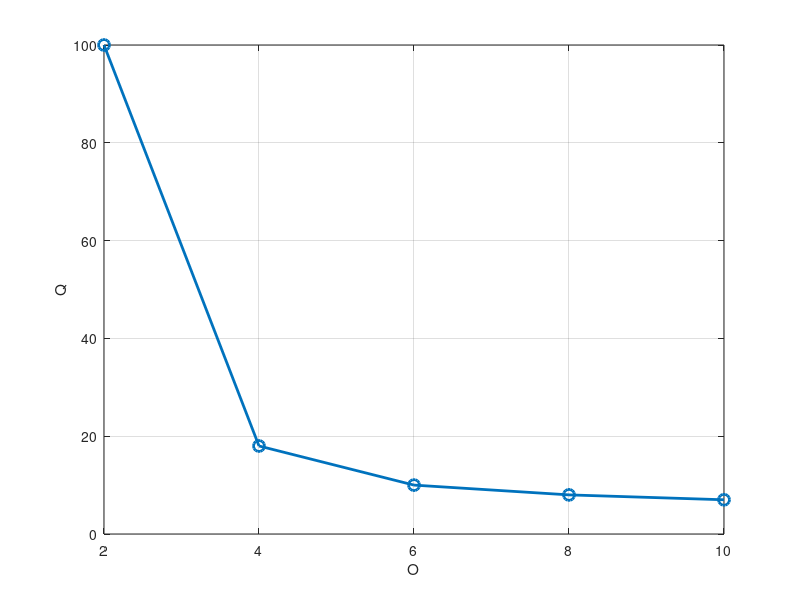

Reproduce this figure in MATLAB.
N = 10;
O = 2:2:10;  % O = [2, 4, 6, 8, 10]
disp('O:');
disp(O);

exponent = (2 + log10(N)) ./ O;
disp('Exponent:');
disp(exponent);

Q = ceil(pi * 10.^exponent);
disp('Q:');
disp(Q);

plot(O, Q, '-o', 'LineWidth', 2, 'MarkerSize', 8);
xlabel('O');
ylabel('Q');
grid on;
